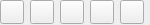
<?xml version="1.0" encoding="UTF-8"?>
<ui version="4.0">
 <class>widgetToolbar</class>
 <widget class="QWidget" name="widgetToolbar">
  <property name="geometry">
   <rect>
    <x>0</x>
    <y>0</y>
    <width>150</width>
    <height>25</height>
   </rect>
  </property>
  <property name="windowTitle">
   <string>Form</string>
  </property>
  <property name="styleSheet">
   <string notr="true">QWidget#widgetToolbar
{
	border-image:url(Skin/transparent.png);
}</string>
  </property>
  <widget class="QPushButton" name="pushButton1">
   <property name="geometry">
    <rect>
     <x>0</x>
     <y>0</y>
     <width>24</width>
     <height>24</height>
    </rect>
   </property>
   <property name="styleSheet">
    <string notr="true">QPushButton
{ 
	border-image:url(Skin_P82F/icon_contact_check_Enable.png);
}
QPushButton:hover{
	border-image:url(Skin_P82F/icon_contact_check_Enable.png);
}</string>
   </property>
   <property name="text">
    <string/>
   </property>
  </widget>
  <widget class="QPushButton" name="pushButton2">
   <property name="geometry">
    <rect>
     <x>30</x>
     <y>0</y>
     <width>24</width>
     <height>24</height>
    </rect>
   </property>
   <property name="styleSheet">
    <string notr="true">QPushButton
{ 
	border-image:url(Skin_P82F/message_sms.png);
}
QPushButton:hover
{
	border-image:url(Skin_P82F/message_sms.png);
}</string>
   </property>
   <property name="text">
    <string/>
   </property>
  </widget>
  <widget class="QPushButton" name="pushButton3">
   <property name="geometry">
    <rect>
     <x>60</x>
     <y>0</y>
     <width>24</width>
     <height>24</height>
    </rect>
   </property>
   <property name="styleSheet">
    <string notr="true">QPushButton#pushButtonResend
{ 
	border-image:url(Skin_P82F/icon_message_dial.png);
}
QPushButton:hover#pushButtonResend
{
	border-image:url(Skin_P82F/icon_message_dial.png);
}</string>
   </property>
   <property name="text">
    <string/>
   </property>
  </widget>
  <widget class="QPushButton" name="pushButton4">
   <property name="geometry">
    <rect>
     <x>90</x>
     <y>0</y>
     <width>24</width>
     <height>24</height>
    </rect>
   </property>
   <property name="styleSheet">
    <string notr="true">QPushButton#pushButtonResend
{ 
	border-image:url(Skin_P82F/icon_message_edit_Enable.png);
}
QPushButton:hover#pushButtonResend
{
	border-image:url(Skin_P82F/icon_message_edit_Enable.png);
}</string>
   </property>
   <property name="text">
    <string/>
   </property>
  </widget>
  <widget class="QPushButton" name="pushButton5">
   <property name="geometry">
    <rect>
     <x>120</x>
     <y>0</y>
     <width>24</width>
     <height>24</height>
    </rect>
   </property>
   <property name="styleSheet">
    <string notr="true">QPushButton#pushButtonResend
{ 
	border-image:url(Skin_P82F/icon_message_delete_Enable.png);
}
QPushButton:hover#pushButtonResend
{
	border-image:url(Skin_P82F/icon_message_delete_Enable.png);
}</string>
   </property>
   <property name="text">
    <string/>
   </property>
  </widget>
 </widget>
 <resources/>
 <connections/>
</ui>
